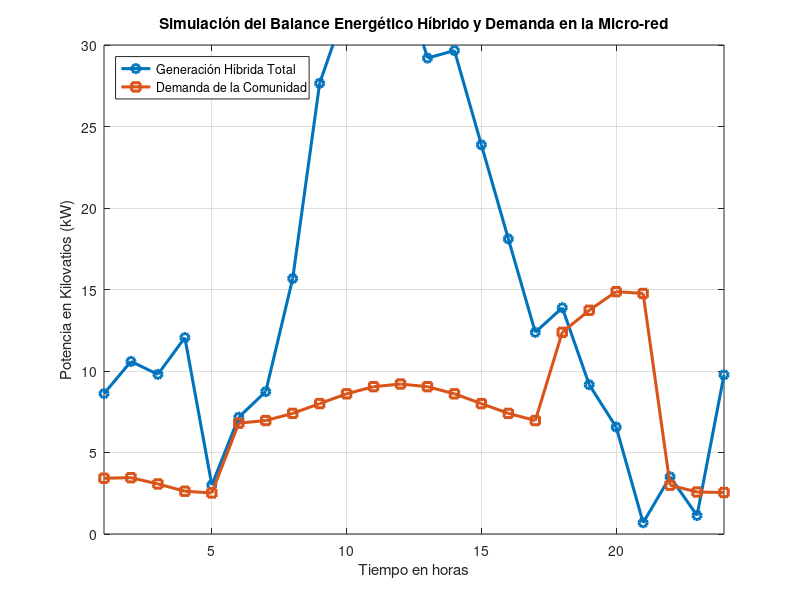

MATLAB code to generate this figure:
% =========================================================================
% Script de Simulación del Balance Energético Híbrido - Proyecto SIGE
% Estudiante: Jojan Alejandro
% Curso: Software para Ingeniería (203036_78)
% Universidad Nacional Abierta y a Distancia (UNAD)
% Descripción: Simulación analítica y dinámica de 24 horas (Solar, Eólica y Demanda)
% =========================================================================

clear; clc; close all;

% Definición del vector temporal (24 horas del día, donde cada posición es una hora)
tiempo = 1:24;

%% a. Generación Solar (P_solar)
% Se inicializa el vector en ceros y se modela la curva diurna con pico a mediodía.
P_solar = zeros(1, 24);
for h = 1:24
    if h >= 6 && h <= 18
        % Función sinusoidal para simular la salida y puesta del sol (Max 25 kW a la hora 12)
        P_solar(h) = 25 * sin(pi * (h - 6) / 12);
    else
        P_solar(h) = 0; % Horas nocturnas (1-5 y 19-24) con 0 kW de radiación
    end
end

%% b. Generación Eólica / Aerogeneradores (P_eolica)
% Simulación de fluctuaciones irregulares del viento con un tope de 15 kW nominales.
rng(5); % Semilla fija para estabilidad en la simulación estocástica
P_eolica = 7 + 4 * sin(tiempo * pi / 4) + 2.5 * randn(1, 24);
% Restricción física: la potencia eólica no baja de 0 ni supera los 15 kW
P_eolica = max(0, min(15, P_eolica));

%% c. Generación Híbrida Total (P_total_hibrida)
% Suma vectorial elemento a elemento de la generación solar y eólica
P_total_hibrida = P_solar + P_eolica;

%% d. Demanda de la Comunidad (P_demanda)
% Perfil de consumo basado en los tres regímenes de carga exigidos por la guía:
P_demanda = zeros(1, 24);
for h = 1:24
    if (h >= 1 && h <= 5) || (h >= 22 && h <= 24)
        % Consumo nocturno mínimo (Horas 1-5 y 22-24): oscila entre 2 kW y 4 kW
        P_demanda(h) = 3 + 0.5 * sin(h);
    elseif h >= 6 && h <= 17
        % Consumo diurno por escuela y bombeo (Horas 6-17): oscila entre 6 kW y 10 kW
        P_demanda(h) = 8 + 1.2 * cos(h * pi / 6);
    else 
        % Pico máximo de demanda (Horas 18-21): alumbrado y retorno doméstico (hasta 15 kW)
        P_demanda(h) = 13.5 + 1.5 * sin(h);
    end
end
% Asegurar límites estrictos de diseño de la demanda (entre 2 y 15 kW)
P_demanda(P_demanda < 2) = 2;
P_demanda(P_demanda > 15) = 15;

%% e. Visualización Gráfica
% Configuración de la figura con fondo blanco para mayor nitidez en el informe
figure('Name', 'Balance Energético - Micro-red SIGE', 'Color', [1 1 1]);

% Graficar la Generación Híbrida Total
plot(tiempo, P_total_hibrida, '-o', 'LineWidth', 2.2, 'Color', [0 0.45 0.74]); 
hold on;

% Graficar la Demanda de la Comunidad
plot(tiempo, P_demanda, '-s', 'LineWidth', 2.2, 'Color', [0.85 0.33 0.10]); 

% Configuración estética de la gráfica exigida en la guía
grid on;
title('Simulación del Balance Energético Híbrido y Demanda en la Micro-red');
xlabel('Tiempo en horas');
ylabel('Potencia en Kilovatios (kW)');
legend('Generación Híbrida Total', 'Demanda de la Comunidad', 'Location', 'NorthWest');
xlim([1 24]);
ylim([0 30]);
hold off;
